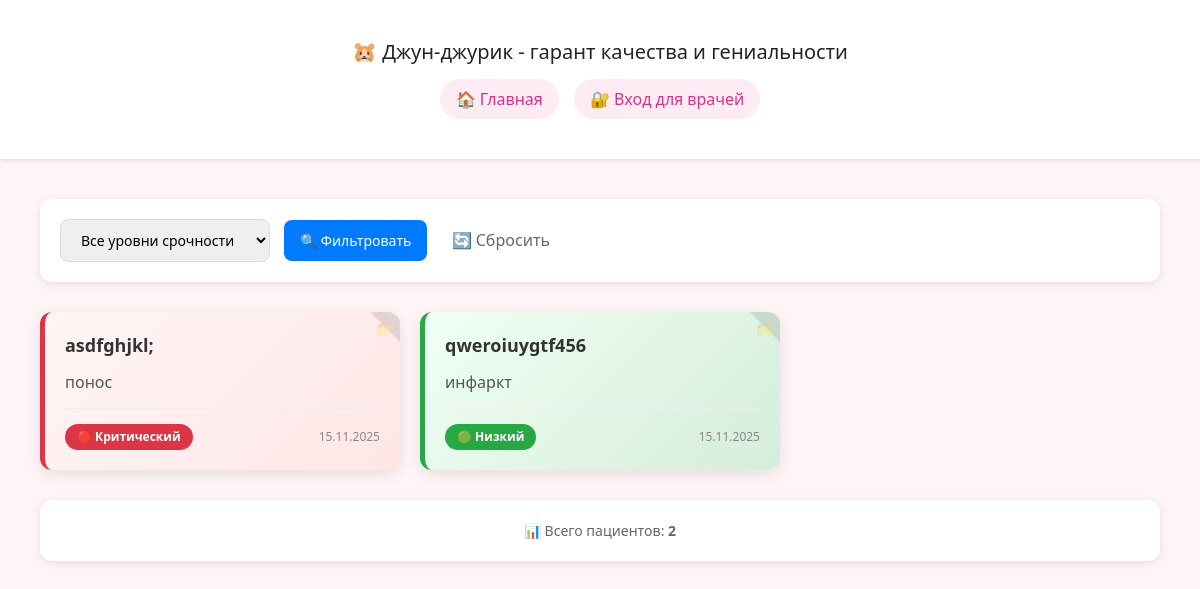
The page /patients/ on the database as committed earlier.
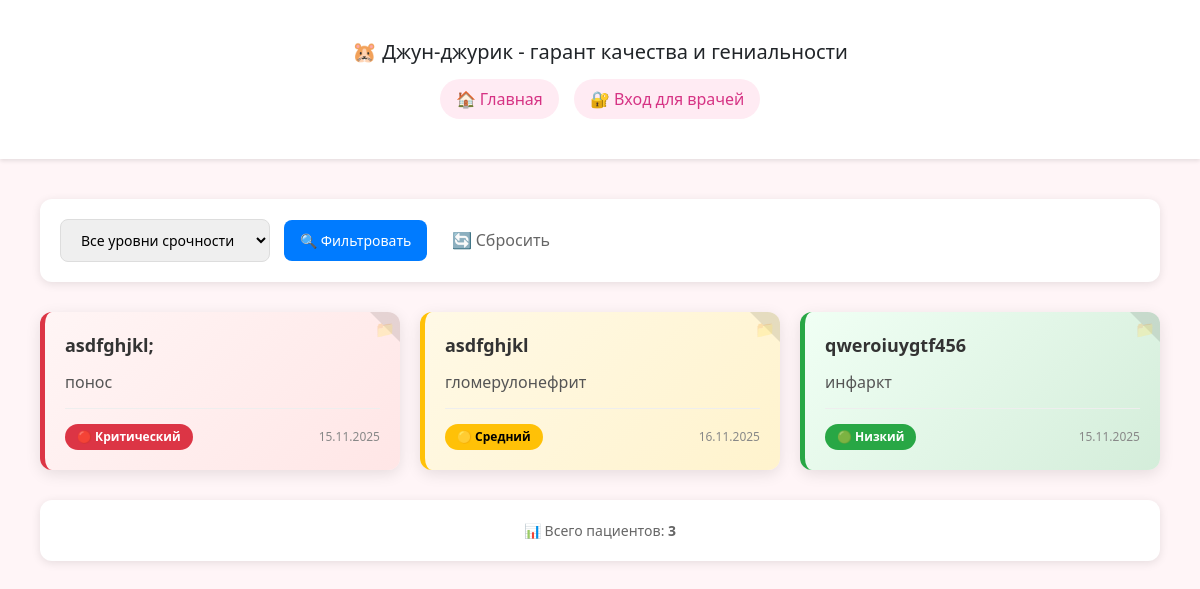
The same page on the database as committed later.
### main/models.py (models this page shows, shortened)
class Patient(models.Model):
    encrypted_id = models.CharField(max_length=50, unique=True, verbose_name="ID пациента")
    encrypted_name = models.TextField(verbose_name="Зашифрованное имя пациента")
    diagnosis = models.TextField(blank=True, verbose_name="Диагноз")
    icd10_codes = models.TextField(blank=True, verbose_name="Коды МКБ-10")
    hilling_doc = models.CharField(max_length=50, blank=True, verbose_name="Лечащий врач")
    urgency_level = models.IntegerField(default=4, verbose_name="Уровень срочности (1-4)")
    emergency_criteria = models.IntegerField(
        default=50,
        verbose_name="Критерий неотложности (1-100)",
        help_text="Оценка неотложности состояния пациента по шкале от 1 до 100",
        validators=[MinValueValidator(1), MaxValueValidator(100)]
    )
    clinical_route = models.JSONField(default=dict, verbose_name="Клинический маршрут")
    visits_data = models.JSONField(
        default=list,
        blank=True,
        verbose_name="Данные визитов"
    )
    created_at = models.DateTimeField(auto_now_add=True)
    updated_at = models.DateTimeField(auto_now=True)
    is_active = models.BooleanField(default=True)
    class Meta:
        ordering = ['-emergency_criteria', 'urgency_level', '-created_at']
    def get_urgency_display(self):
        urgency_map = {
            1: '🔴 Критический',
            2: '🟠 Высокий',
            3: '🟡 Средний',
            4: '🟢 Низкий',
        }
        return urgency_map.get(self.urgency_level, '⚪ Неизвестно')

### main/views.py (the view)
# urls.py: path('patients/', views.PatientListView.as_view(), name='patient-list'),
class PatientListView(ListView):
    model = Patient
    template_name = 'main/patient_list.html'
    context_object_name = 'patients'
    def get_queryset(self):
        queryset = Patient.objects.filter(is_active=True)
        urgency_filter = self.request.GET.get('urgency')
        if urgency_filter and urgency_filter in ['1', '2', '3', '4']:
            queryset = queryset.filter(urgency_level=int(urgency_filter))
        return queryset.order_by('urgency_level', '-created_at')
    def get_context_data(self, **kwargs):
        context = super().get_context_data(**kwargs)
        context['current_urgency'] = self.request.GET.get('urgency', '')
        return context

### main/templates/main/patient_list.html (shortened to what this page needs)
{% extends 'main/head.html' %}
{% block content %}
</head>
<body>
    <div class="container">
        <div class="filters">
            <form method="get">
                <select name="urgency">
                    <option value="">Все уровни срочности</option>
                </select>
                <button type="submit">🔍 Фильтровать</button>
                <a href="{% url 'patient-list' %}" style="color: #666; text-decoration: none; margin-left: 10px;">🔄 Сбросить</a>
            </form>
        </div>
        <div class="patients-grid">
            {% for patient in patients %}
            <div class="patient-folder folder-urgency-{{ patient.urgency_level }}">
                <div class="folder-corner"></div>
                <div class="folder-icon">📁</div>
                <a href="{% url 'patient-detail' patient.encrypted_id %}" class="patient-name">
                    {{ patient.encrypted_name }}
                </a>
                <div class="patient-diagnosis">
                    {% if patient.diagnosis %}
                        {{ patient.diagnosis }}
                    {% else %}
                        <span style="color: #999;">Диагноз не указан</span>
                    {% endif %}
                </div>
                <div class="patient-meta">
                    <span class="urgency-badge badge-{{ patient.urgency_level }}">
                        {{ patient.get_urgency_display }}
                    </span>
                    <span class="patient-date">
                        {{ patient.created_at|date:"d.m.Y" }}
                    </span>
                </div>
            </div>
            {% empty %}
            <div class="empty-message">
                <div style="font-size: 48px; margin-bottom: 20px;">📭</div>
                <h3 style="color: #666; margin-bottom: 10px;">Пациенты не найдены</h3>
                <p style="color: #888;">Попробуйте изменить параметры фильтра</p>
            </div>
            {% endfor %}
        </div>
        <div class="stats">
            <p style="margin: 0; color: #666; font-size: 14px;">
                📊 Всего пациентов: <strong>{{ patients.count }}</strong>
            </p>
        </div>
    </div>
</body>
</html>
{% endblock %}

Rows that differ between the two databases and show on the page:
added Patient: encrypted_name "asdfghjkl", diagnosis "гломерулонефрит", urgency "🟡 Средний", created_at "16.11.2025"
Other text that changed with them:
{{ patients.count }}: "2" → "3"
